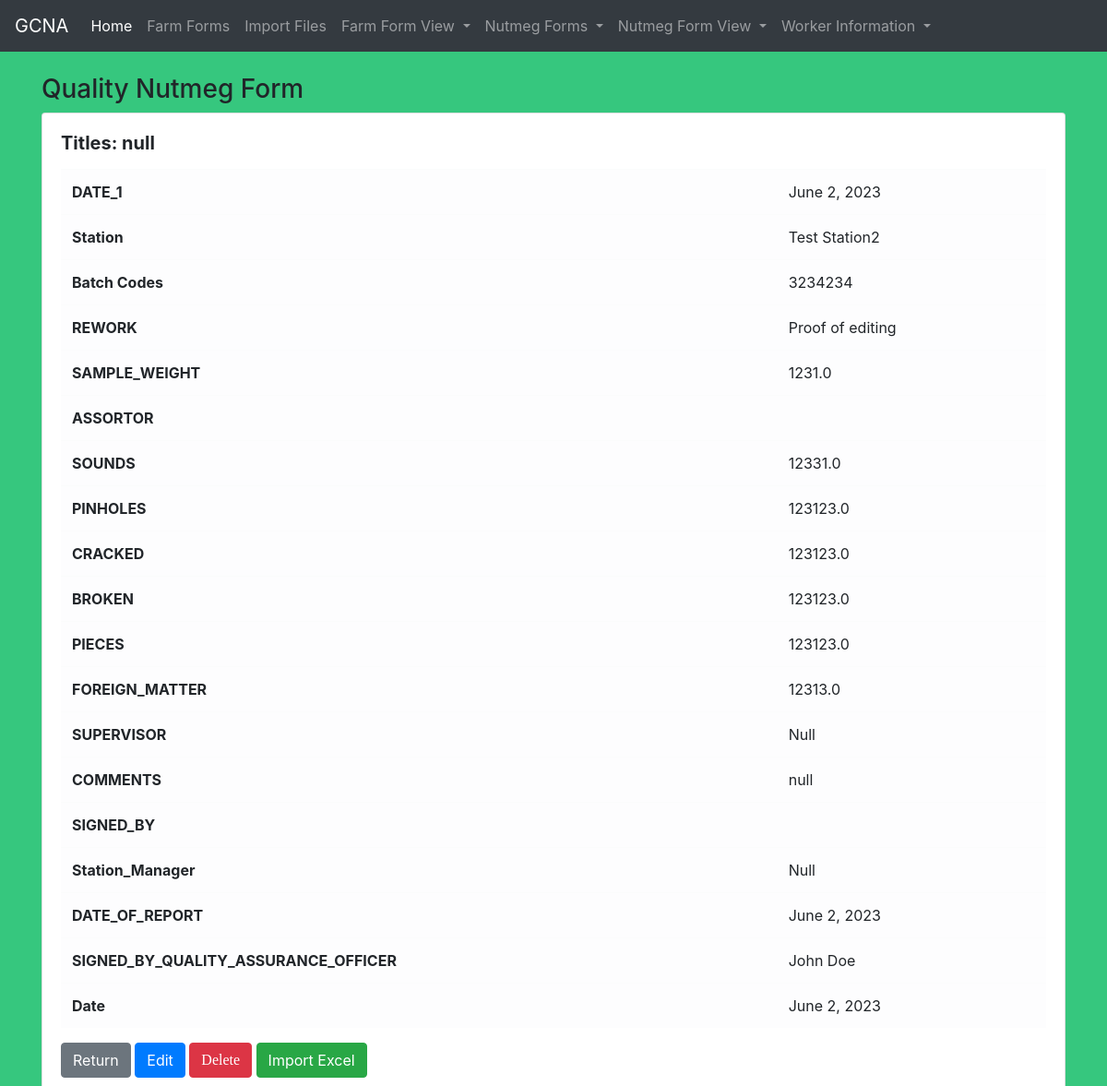
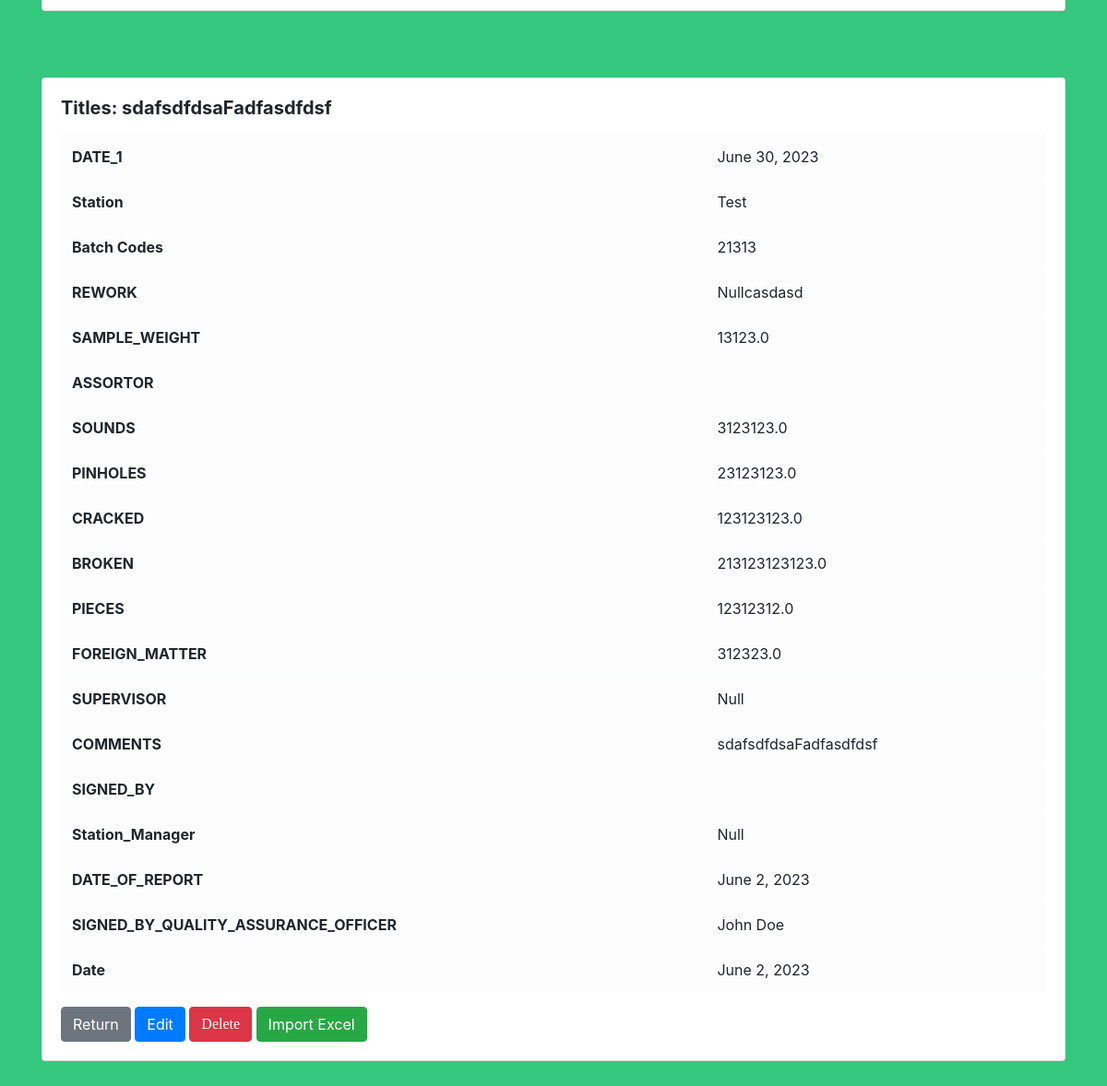
The app's page /viewQC/ with its own data (2 pictures, top to bottom).
### gcna_data/models.py (models this page shows)
class Quality_Control(models.Model):
    Stations = [
        ('', 'Select Station'),
        ('Beaulieu', 'Beaulieu'),
        ('Gouyave', 'Gouyave'),
        ('Grenville', 'Grenville'),
    ]
    RE= [
        ('', 'Select'),
        ('Yes', 'Yes'),
        ('No', 'No'),
    ]
    Sort= [
        ('', 'Select'),
        ('Sounds', 'Sounds'),
        ('Lights', 'Lights'),
          ("110's","110's"),
        ('Other', 'Other'),
    ]
    Worker_ID_No = models.CharField(max_length=50, unique=True, null=True)
    Nutmeg_ID_No = models.CharField(max_length=50, unique=True, null=True)
    DATE_1 = models.DateField(null=True)
    STATION = models.CharField(max_length=50, choices=Stations,null=True)
    BATCH_NUMBER = models.IntegerField(default= 0)
    REWORK = models.CharField(max_length=50,choices=RE, null=True)
    SAMPLE_WEIGHT = models.FloatField(default= 0)
    Nutmeg_Assorted = models.CharField(max_length=50, choices=Sort, null=True)
    Nutmeg_Assorted2 = models.CharField(max_length=50, choices=Sort, null=True)
    Nutmeg_Assorted_cont = models.CharField(max_length=50, null=True)
    ASSORTOR1 = models.CharField(max_length=50, null=True)
    ASSORTOR2 = models.CharField(max_length=50, null=True)
    ASSORTOR3 = models.CharField(max_length=50, null=True)
    ASSORTOR4 = models.CharField(max_length=50, null=True)
    ASSORTOR5 = models.CharField(max_length=50, null=True)
    ASSORTOR6 = models.CharField(max_length=50, null=True)
    ASSORTOR1_A = models.CharField(max_length=50, null=True)
    ASSORTOR1_B = models.CharField(max_length=50, null=True)
    ASSORTOR1_C = models.CharField(max_length=50, null=True)
    ASSORTOR1_D = models.CharField(max_length=50, null=True)
    ASSORTOR1_E = models.CharField(max_length=50, null=True)
    ASSORTOR2 = models.CharField(max_length=50, null=True)
    ASSORTOR2_A = models.CharField(max_length=50, null=True)
    ASSORTOR2_B = models.CharField(max_length=50, null=True)
    ASSORTOR2_C = models.CharField(max_length=50, null=True)
    ASSORTOR2_D = models.CharField(max_length=50, null=True)
    ASSORTOR2_E = models.CharField(max_length=50, null=True)
    ASSORTOR3 = models.CharField(max_length=50, null=True)
    ASSORTOR3_A = models.CharField(max_length=50, null=True)
    ASSORTOR3_B = models.CharField(max_length=50, null=True)
    ASSORTOR3_C = models.CharField(max_length=50, null=True)
    ASSORTOR3_D = models.CharField(max_length=50, null=True)
    ASSORTOR3_E = models.CharField(max_length=50, null=True)
    ASSORTOR4 = models.CharField(max_length=50, null=True)
    ASSORTOR4_A = models.CharField(max_length=50, null=True)
    ASSORTOR4_B = models.CharField(max_length=50, null=True)
    ASSORTOR4_C = models.CharField(max_length=50, null=True)
    ASSORTOR4_D = models.CharField(max_length=50, null=True)
    ASSORTOR4_E = models.CharField(max_length=50, null=True)
    ASSORTOR5 = models.CharField(max_length=50, null=True)
    ASSORTOR5_A = models.CharField(max_length=50, null=True)
    ASSORTOR5_B = models.CharField(max_length=50, null=True)
    ASSORTOR5_C = models.CharField(max_length=50, null=True)
    ASSORTOR5_D = models.CharField(max_length=50, null=True)
    ASSORTOR5_E = models.CharField(max_length=50, null=True)
    SUPERVISOR_A = models.CharField(max_length=50, null=True)
    SUPERVISOR_B = models.CharField(max_length=50, null=True)
    SUPERVISOR_C = models.CharField(max_length=50, null=True)
    SUPERVISOR_D = models.CharField(max_length=50, null=True)
    SUPERVISOR_E = models.CharField(max_length=50, null=True)
    SOUNDS = models.FloatField(default= 0)
    PINHOLES = models.FloatField(default= 0)
    CRACKED = models.FloatField(default= 0)
    BROKEN = models.FloatField(default= 0)
    PIECES = models.FloatField(default= 0)
    FOREIGN_MATTER = models.FloatField(default= 0)
    SUPERVISOR = models.CharField(max_length=50, null=True)
    COMMENTS = models.TextField(blank=True)
    Approved_BY = models.CharField(max_length=50, null=True)
    Station_Manager = models.CharField(max_length=50, null=True)
    DATE_OF_REPORT = models.DateField(null=True)
    SIGNED_BY_QUALITY_ASSURANCE_OFFICER = models.CharField(max_length=50, null=True)
    DATE_2 = models.DateField(null=True)
    def __str__(self):
        return self.COMMENTS

### gcna_data/views.py (the view)
# urls.py: path("viewQC/", views.quality_Form, name="view_quality"),
def quality_Form(request):
	quality_list = Quality_Control.objects.all()
	return render(request,'gcna/view_quality.html',{'quality_list': quality_list})

### gcna_data/templates/gcna/view_quality.html (shortened to what this page needs)
    {% extends 'gcna/base.html' %}
{% block content %}
        <h3>Quality Nutmeg Form</h3>
        {% for quality in quality_list %}
        <div class="card">
            <div class="card-body">
                <h5 class="card-title"><strong>Titles: {{ quality }}</strong></h5>
                <p class="card-text">
                    <table id="vertical-1" class="table table-hover table-light">
         <tr>
            <th>DATE_1</th>
            <td>{{ quality.DATE_1 }}</td>
        </tr>
        <tr>
            <th>Station</th>
            <td>{{ quality.STATION }}</td>
        </tr>
        <tr>
            <th>Batch Codes</th>
            <td>{{ quality.BATCH_NUMBER }}</td>
        </tr>
        <tr>
            <th>REWORK</th>
            <td>{{ quality.REWORK }}</td>
        </tr>
        <tr>
            <th>SAMPLE_WEIGHT</th>
            <td>{{ quality.SAMPLE_WEIGHT }}</td>
        </tr>
        <tr>
            <th>ASSORTOR</th>
            <td>{{ quality.ASSORTOR }}</td>
        </tr>
        <tr>
            <th>SOUNDS</th>
            <td>{{ quality.SOUNDS }}</td>
        </tr>
        <tr>
            <th>PINHOLES</th>
            <td>{{ quality.PINHOLES }}</td>
        </tr>
        <tr>
            <th>CRACKED</th>
            <td>{{ quality.CRACKED }}</td>
        </tr>
        <tr>
            <th>BROKEN</th>
            <td>{{ quality.BROKEN }}</td>
        </tr>
        <tr>
            <th>PIECES</th>
            <td>{{ quality.PIECES }}</td>
        </tr>
        <tr>
            <th>FOREIGN_MATTER</th>
            <td>{{ quality.FOREIGN_MATTER }}</td>
        </tr>
        <tr>
            <th>SUPERVISOR</th>
            <td>{{ quality.SUPERVISOR }}</td>
        </tr>
        <tr>
            <th>COMMENTS</th>
            <td>{{ quality.COMMENTS }}</td>
        </tr>
        <tr>
            <th>SIGNED_BY</th>
            <td>{{ quality.SIGNED_BY }}</td>
        </tr>
        <tr>
            <th>Station_Manager</th>
            <td>{{ quality.Station_Manager }}</td>
        </tr>
        <tr>
            <th>DATE_OF_REPORT</th>
            <td>{{ quality.DATE_OF_REPORT }}</td>
        </tr>
        <tr>
            <th>SIGNED_BY_QUALITY_ASSURANCE_OFFICER</th>
            <td>{{ quality.SIGNED_BY_QUALITY_ASSURANCE_OFFICER }}</td>
        </tr>
        <tr>
            <th>Date</th>
            <td>{{ quality.DATE_2 }}</td>
        </tr>
                    </table>
                </p>
                          <a href="{% url 'adhome' %}" class="btn btn-secondary">Return</a>
                <a href="{% url 'edit_quality' quality.pk %}" class="btn btn-primary">Edit</a>
                <form action="{% url 'delete_quality' quality.pk %}" method="POST" style="display: inline-block;">
                    <button type="submit" href="{% url 'delete_quality' quality.pk %}" class="btn btn-danger">Delete</button>
                </form>
                <a href="{% url 'import_data5' %}" class="btn btn-success">Import Excel</a>
            </div>
        </div>
         <br>
        <br>
        <br>
        {% endfor %}
    {% endblock %}

### GCNA/style.css (style rules this page uses)
* { box-sizing: border-box; }
body { background-color: rgba(4, 185, 94, 0.8); }
button { background-color: #00944a; color: #ffffff; border: none; padding: 10px 20px; font-size: 17px; font-family: Raleway; cursor: pointer; }

### records on screen
Quality_Control: COMMENTS "null", DATE_1 "June 2, 2023", STATION "Test Station2", BATCH_NUMBER "3234234", REWORK "Proof of editing", SAMPLE_WEIGHT "1231.0", SOUNDS "12331.0", PINHOLES "123123.0", CRACKED "123123.0", BROKEN "123123.0", PIECES "123123.0", FOREIGN_MATTER "12313.0", SUPERVISOR "Null", Station_Manager "Null", DATE_OF_REPORT "June 2, 2023", SIGNED_BY_QUALITY_ASSURANCE_OFFICER "John Doe", DATE_2 "June 2, 2023"
Quality_Control: COMMENTS "sdafsdfdsaFadfasdfdsf", DATE_1 "June 30, 2023", STATION "Test", BATCH_NUMBER "21313", REWORK "Nullcasdasd", SAMPLE_WEIGHT "13123.0", SOUNDS "3123123.0", PINHOLES "23123123.0", CRACKED "123123123.0", BROKEN "213123123123.0", PIECES "12312312.0", FOREIGN_MATTER "312323.0", SUPERVISOR "Null", Station_Manager "Null", DATE_OF_REPORT "June 2, 2023", SIGNED_BY_QUALITY_ASSURANCE_OFFICER "John Doe", DATE_2 "June 2, 2023"
